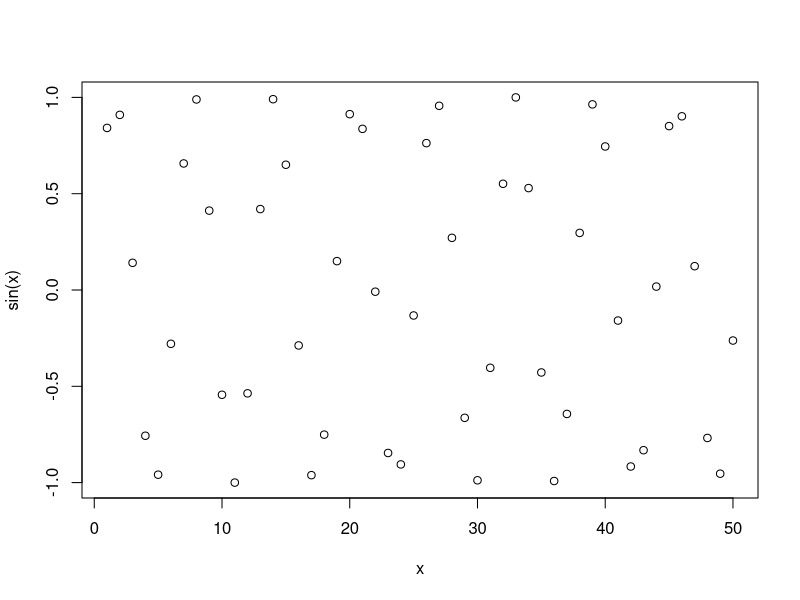
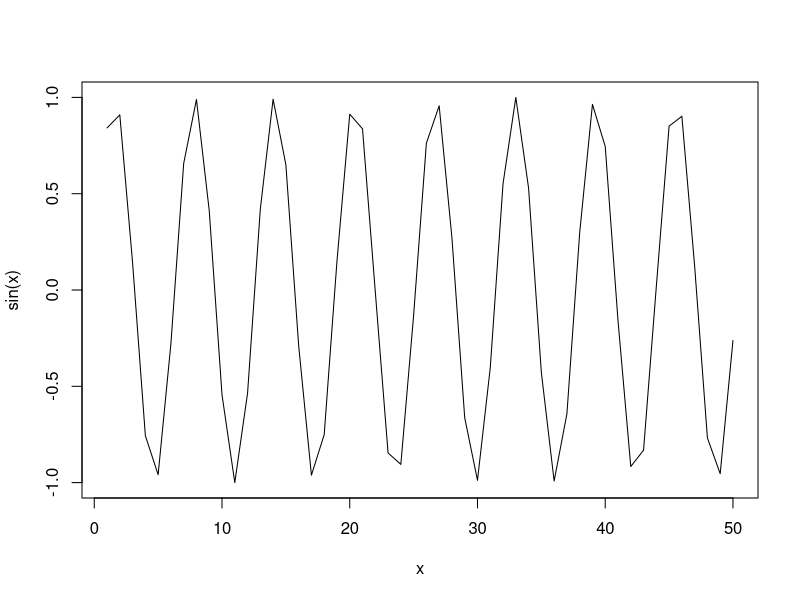
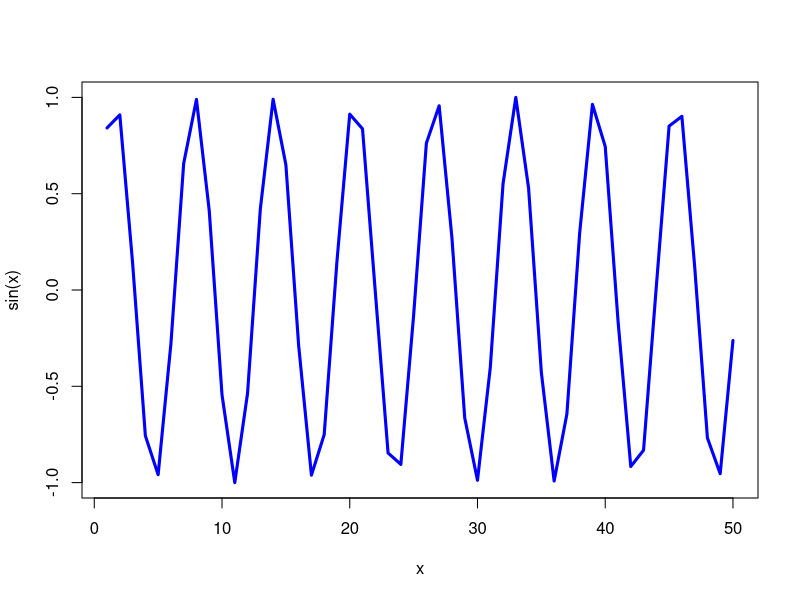
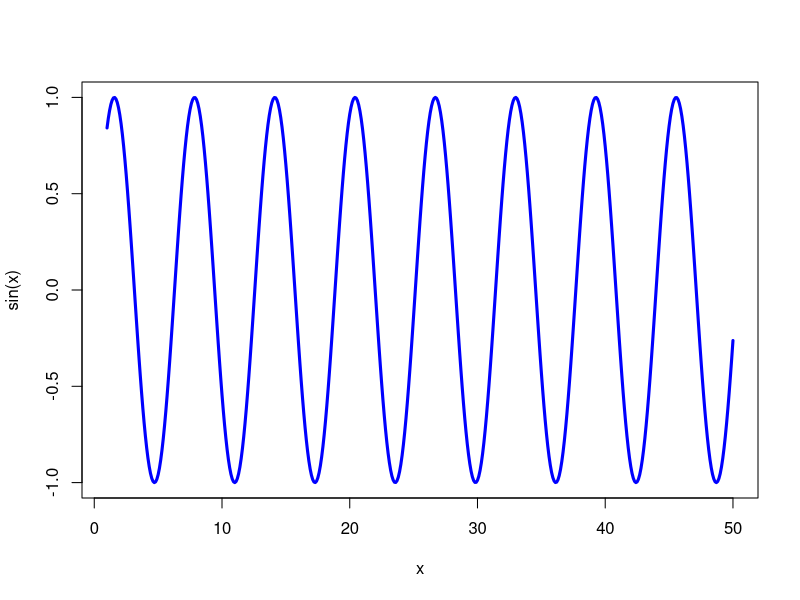

These figures' R source, in order:
#creating a vector
x <- c(1:50)
#using the plot() function
plot(x, sin(x))
#editing from dot plot to smooth-line curve
plot(x, sin(x), type = "l")
#changing the color and width of the line graph
plot(x, sin(x), type = "l", col = "BLUE", lwd = 3)
#using the seq() function to decrease step size and create a smoother graph
x = seq(from = 1, to = 50, by = 0.1)
plot(x, sin(x), type = "l", col = "BLUE", lwd = 3)
